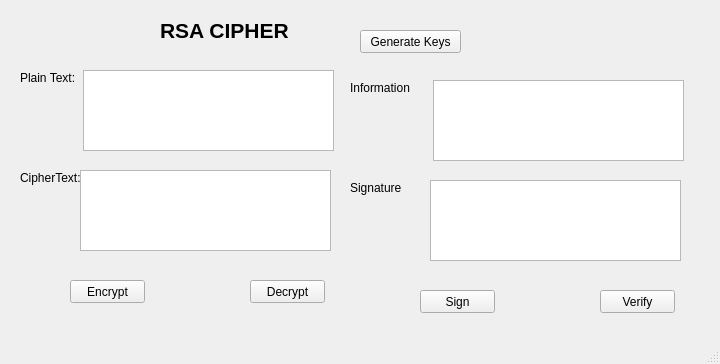
<?xml version="1.0" encoding="UTF-8"?>
<ui version="4.0">
 <class>MainWindow</class>
 <widget class="QMainWindow" name="MainWindow">
  <property name="geometry">
   <rect>
    <x>0</x>
    <y>0</y>
    <width>720</width>
    <height>364</height>
   </rect>
  </property>
  <property name="windowTitle">
   <string>MainWindow</string>
  </property>
  <widget class="QWidget" name="centralwidget">
   <widget class="QLabel" name="label">
    <property name="geometry">
     <rect>
      <x>160</x>
      <y>10</y>
      <width>141</width>
      <height>41</height>
     </rect>
    </property>
    <property name="font">
     <font>
      <pointsize>16</pointsize>
      <weight>75</weight>
      <bold>true</bold>
     </font>
    </property>
    <property name="text">
     <string>RSA CIPHER</string>
    </property>
   </widget>
   <widget class="QLabel" name="label_2">
    <property name="geometry">
     <rect>
      <x>20</x>
      <y>70</y>
      <width>61</width>
      <height>16</height>
     </rect>
    </property>
    <property name="text">
     <string>Plain Text:</string>
    </property>
   </widget>
   <widget class="QLabel" name="label_3">
    <property name="geometry">
     <rect>
      <x>20</x>
      <y>170</y>
      <width>61</width>
      <height>16</height>
     </rect>
    </property>
    <property name="text">
     <string>CipherText:</string>
    </property>
   </widget>
   <widget class="QLabel" name="label_4">
    <property name="geometry">
     <rect>
      <x>350</x>
      <y>180</y>
      <width>61</width>
      <height>16</height>
     </rect>
    </property>
    <property name="text">
     <string>Signature</string>
    </property>
   </widget>
   <widget class="QLabel" name="label_5">
    <property name="geometry">
     <rect>
      <x>350</x>
      <y>80</y>
      <width>61</width>
      <height>16</height>
     </rect>
    </property>
    <property name="text">
     <string>Information</string>
    </property>
   </widget>
   <widget class="QTextEdit" name="txt_plaintext">
    <property name="geometry">
     <rect>
      <x>83</x>
      <y>70</y>
      <width>251</width>
      <height>81</height>
     </rect>
    </property>
   </widget>
   <widget class="QTextEdit" name="txt_ciphertext">
    <property name="geometry">
     <rect>
      <x>80</x>
      <y>170</y>
      <width>251</width>
      <height>81</height>
     </rect>
    </property>
   </widget>
   <widget class="QTextEdit" name="txt_information">
    <property name="geometry">
     <rect>
      <x>433</x>
      <y>80</y>
      <width>251</width>
      <height>81</height>
     </rect>
    </property>
   </widget>
   <widget class="QTextEdit" name="txt_signature">
    <property name="geometry">
     <rect>
      <x>430</x>
      <y>180</y>
      <width>251</width>
      <height>81</height>
     </rect>
    </property>
   </widget>
   <widget class="QPushButton" name="btn_encrypt">
    <property name="geometry">
     <rect>
      <x>70</x>
      <y>280</y>
      <width>75</width>
      <height>23</height>
     </rect>
    </property>
    <property name="text">
     <string>Encrypt</string>
    </property>
   </widget>
   <widget class="QPushButton" name="btn_decrypt">
    <property name="geometry">
     <rect>
      <x>250</x>
      <y>280</y>
      <width>75</width>
      <height>23</height>
     </rect>
    </property>
    <property name="text">
     <string>Decrypt</string>
    </property>
   </widget>
   <widget class="QPushButton" name="btn_verify">
    <property name="geometry">
     <rect>
      <x>600</x>
      <y>290</y>
      <width>75</width>
      <height>23</height>
     </rect>
    </property>
    <property name="text">
     <string>Verify</string>
    </property>
   </widget>
   <widget class="QPushButton" name="btn_sign">
    <property name="geometry">
     <rect>
      <x>420</x>
      <y>290</y>
      <width>75</width>
      <height>23</height>
     </rect>
    </property>
    <property name="text">
     <string>Sign</string>
    </property>
   </widget>
   <widget class="QPushButton" name="btn_generatekeys">
    <property name="geometry">
     <rect>
      <x>360</x>
      <y>30</y>
      <width>101</width>
      <height>23</height>
     </rect>
    </property>
    <property name="text">
     <string>Generate Keys</string>
    </property>
   </widget>
  </widget>
  <widget class="QMenuBar" name="menubar">
   <property name="geometry">
    <rect>
     <x>0</x>
     <y>0</y>
     <width>720</width>
     <height>22</height>
    </rect>
   </property>
  </widget>
  <widget class="QStatusBar" name="statusbar"/>
 </widget>
 <resources/>
 <connections/>
</ui>
